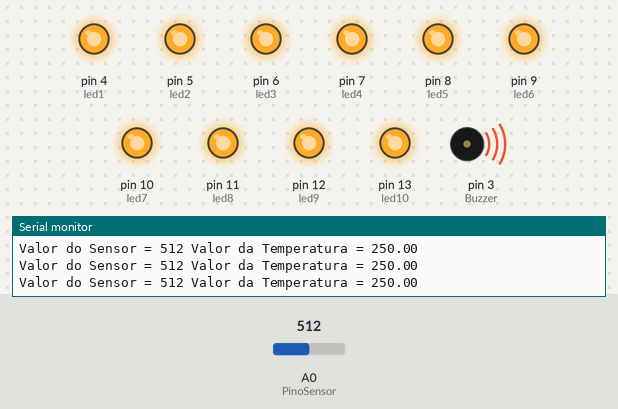
The sketch below on a simulated Arduino Uno, built with avr-gcc and run on an emulated ATmega328P. Shown: output pins drawn as LEDs (lit = HIGH), buzzer (waves = sounding, pin HIGH), the last lines printed to the serial monitor. The test bench sets the inputs (shaded band); at power-on: A0 (PinoSensor) = 512.

Above: at 1.2 s.
1.3 s: A0 (PinoSensor) set to 90
4.3 s: A0 (PinoSensor) set to 74
At 5.5 s:
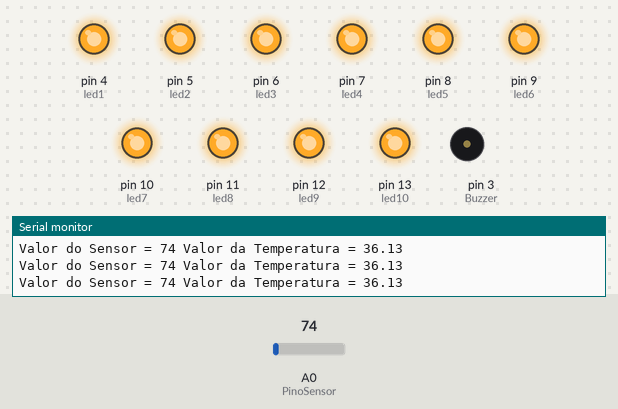
5.8 s: A0 (PinoSensor) set to 44
7.3 s: A0 (PinoSensor) set to 36
At 8.0 s:
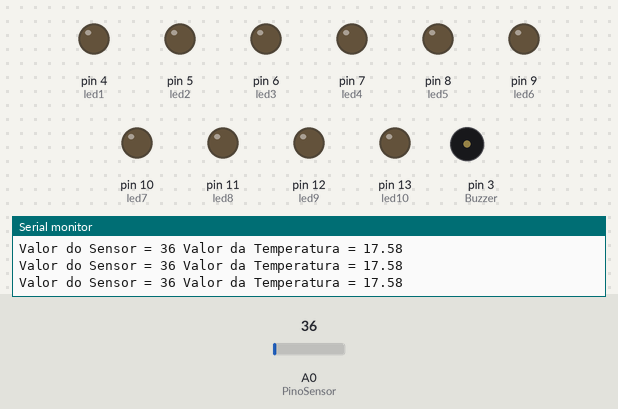
Timing chart, 0 to 9.8 s (numbered marks = the images above; inputs shaded):
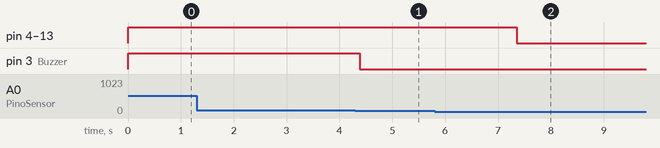

The sketch:

Exemplo_09_Alarme_de_temperatura.ino
```cpp
/*************************************************************************
 **                                                                     **
 **              CURSO ARDUINO PARA INICIANTES - ROBOCORE               **
 **                                                                     **
 ** Exemplo 09: Alarme de temperatura                                   **
 **                                                                     **
 *************************************************************************/

int PinoSensor = A0;  // Pino no qual o sensor de temperatura está conectado, no caso A0
int Buzzer = 3;      // Pino no qual o buzzer está conectado, no caso 2
int ValorSensor = 0;  // Variável para guardar a leitura do sensor de temperatura
float temperatura = 0;  // Variável para guardar o valor convertido do sensor para um valor de temperatura
int SetPoint = 40;   // Set point de temperatura, acima desse valor dispara o alarme
int led1 = 4;       // Pino no qual o primeiro LED da barra gráfica será ligado, no caso 3
int led2 = 5;       // Pino no qual o segundo LED da barra gráfica será ligado, no caso 4
int led3 = 6;       // Pino no qual o terceiro LED da barra gráfica será ligado, no caso 5
int led4 = 7;       // Pino no qual o quarto LED da barra gráfica será ligado, no caso 6
int led5 = 8;       // Pino no qual o quinto LED da barra gráfica será ligado, no caso 7
int led6 = 9;       // Pino no qual o sexto LED da barra gráfica será ligado, no caso 8
int led7 = 10;       // Pino no qual o sétimo LED da barra gráfica será ligado, no caso 9
int led8 = 11;      // Pino no qual o oitavo LED da barra gráfica será ligado, no caso 10
int led9 = 12;      // Pino no qual o nono LED da barra gráfica será ligado, no caso 11
int led10 = 13;     // Pino no qual o décimo LED da barra gráfica será ligado, no caso 12

void setup()  {
 pinMode(led1, OUTPUT);  // Configura o pino do LED 1 como saída
 pinMode(led2, OUTPUT);  // Configura o pino do LED 2 como saída
 pinMode(led3, OUTPUT);  // Configura o pino do LED 3 como saída
 pinMode(led4, OUTPUT);  // Configura o pino do LED 4 como saída
 pinMode(led5, OUTPUT);  // Configura o pino do LED 5 como saída
 pinMode(led6, OUTPUT);  // Configura o pino do LED 6 como saída
 pinMode(led7, OUTPUT);  // Configura o pino do LED 7 como saída
 pinMode(led8, OUTPUT);  // Configura o pino do LED 8 como saída
 pinMode(led9, OUTPUT);  // Configura o pino do LED 9 como saída
 pinMode(led10, OUTPUT);  // Configura o pino do LED 10 como saída
 pinMode(Buzzer, OUTPUT);  // Configura o pino do buzzer como saída
 Serial.begin(9600); // Cria a comunicação serial
}

void loop()  {
  ValorSensor = analogRead(PinoSensor);  // Lê o valor do sensor de temperatura
  temperatura = 5.0*ValorSensor*100/1024; // Converte o valor lido do sensor em um valor de temperatura
  Serial.print("Valor do Sensor = ");  // Escreve Valor do Sensor =  na serial
  Serial.print(ValorSensor);  // Escreve o valor do sensor  na serial
  Serial.print(" Valor da Temperatura = ");  // Escreve Valor do Sensor =  na serial
  Serial.println(temperatura);  // Escreve o valor do sensor  na serial

  if (temperatura > SetPoint) {
    digitalWrite(Buzzer, HIGH);  // O valor lido é maior que o set point, aciona o alarme
  }
  else {
    digitalWrite(Buzzer, LOW); // O valor lido é menor que o set point, não aciona o alarme
  }
  if (temperatura <= 20) {     // A temperatura é menor que 20, apaga todos os LEDs
    digitalWrite(led1, LOW);
    digitalWrite(led2, LOW);
    digitalWrite(led3, LOW);
    digitalWrite(led4, LOW);
    digitalWrite(led5, LOW);
    digitalWrite(led6, LOW);
    digitalWrite(led7, LOW);
    digitalWrite(led8, LOW);
    digitalWrite(led9, LOW);
    digitalWrite(led10, LOW);
  }

  if (temperatura > 20) {     // A temperatura é maior que 20, aciona o LED 01 e 02
    digitalWrite(led1, HIGH);
    digitalWrite(led2, HIGH);
  }
  if (temperatura > 25) {     // A temperatura é maior que 25, aciona o LED 03 e 04
    digitalWrite(led3, HIGH);
    digitalWrite(led4, HIGH);
  }
  if (temperatura > 30) {     // A temperatura é maior que 30, aciona o LED 05 e 06
    digitalWrite(led5, HIGH);
    digitalWrite(led6, HIGH);
  }
  if (temperatura > 35) {     // A temperatura é maior que 35, aciona o LED 07 e 08
    digitalWrite(led7, HIGH);
    digitalWrite(led8, HIGH);
  }
  if (temperatura > 40) {     // A temperatura é maior que 40, aciona o LED 09 e 10
    digitalWrite(led9, HIGH);
    digitalWrite(led10, HIGH);
  }
}
```

Measured:
- the behaviour switches between 82 and 81 on A0 (PinoSensor) (found by bisection; images 0 and 1)
- the behaviour switches between 41 and 40 on A0 (PinoSensor) (found by bisection; images 1 and 2)
- after the input at 4.3 s, pin 3 (Buzzer): HIGH → LOW after 0.09 s
- after the input at 7.3 s, pin 4 (led1), pin 5 (led2), pin 6 (led3), pin 7 (led4), pin 8 (led5), pin 9 (led6), pin 10 (led7), pin 11 (led8), pin 12 (led9), pin 13 (led10): HIGH → LOW after 0.06 s
